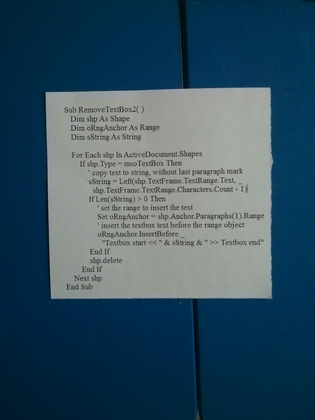
%> input picture train/data/Office_Lens_Input_3.jpg, 315 x 420 px, shrunk from 2448 x 3264 before the run
$ octave testcode.m   (GNU Octave 9; MATLAB toolbox functions it lacks are replaced by stand-ins)
%> lines starting %> are read from the running program, lines starting %| are printed output that depends on the picture
img = imread('data/Office_Lens_Input_3.jpg');
%> img is the input picture: size 420x315x3 uint8; mean R, G, B 52.7, 81.3, 97.7
%getting size of the input image
R = size(img,1);
%> R = 420
C = size(img,2);
%> C = 315
%.70 for first


%histogram equalization
%contrast enhancement
%How to crop
%   Convert to greyscale
%   Plot intensity as columns, go left to right and find edge
%   plot( mean( g, 2 ) ) ;
%   plot( mean( g, 1 ) ) ;

imshow(img);
pause();
% gimg = im2bw(img,.50);

gimg = rgb2gray(img);
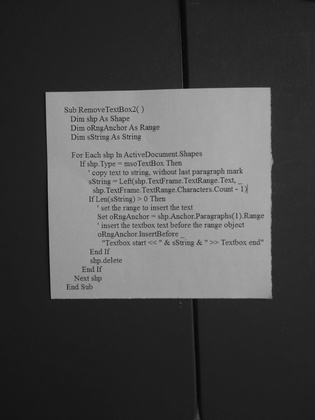
%> gimg: size 420x315 uint8; min 6, max 188, mean 74.6
% [12 lines of commented-out code are left out]
imshow(gimg);
pause();

%Column mean vector
cmv = mean( gimg, 1 );
%> cmv = 315 values, max 100.2 at index 266, min 26.92 at index 1, mean 74.58
%Row mean vector
rmv = mean( gimg, 2 );
%> rmv = 420 values, max 124.5 at index 145, min 26.9 at index 420, mean 74.58

%plot(cmv);
%pause();

edgeSensitivity = 50;

cmaxdiff = 0;
cEndDiff = 0;
for i=edgeSensitivity+1 : C
    diff = cmv(1,i) - cmv(1,i-edgeSensitivity);
    if diff > cmaxdiff
        cmaxdiff = diff;
        cmaxindex = i;
    end
    if diff < cEndDiff
        cEndDiff = diff;
        cEndindex = i;
    end
end
%> this loop made 265 passes
%> (diff, cmaxdiff) on passes 1, 2, 3, 8, 11, 12, 13, 14: (57.32, 57.32), (60.7, 60.7), (60.91, 60.91), (60.96, 60.96), (61.08, 61.08), (61.21, 61.21), (61.29, 61.29), (61.36, 61.36)
%> (diff, cEndDiff) on passes 51 to 53: (-0.0786, -0.0786), (-2.29, -2.29), (-4.78, -4.78)
%> after the loop, cEndDiff = -60.44; cEndindex = 315
disp('---Left n Right--');
disp(cmaxindex);
%| 64
disp(cmaxdiff);
%| 61.360
% plot(cmv);

rmaxdiff = 0;
rEndDiff = 0;
for i=edgeSensitivity+1 : R
    diff = rmv(i,1) - rmv(i-edgeSensitivity,1);
    if diff > rmaxdiff
        rmaxdiff = diff;
        rmaxindex = i;
    end
    if diff < rEndDiff
        rEndDiff = diff;
        rEndindex = i;
    end
end
%> this loop made 370 passes
%> (diff, rmaxdiff) on passes 1, 38, 39, 40, 41, 42, 43, 44, 45, 49, 50: (4.95, 4.95), (11.52, 11.52), (32.85, 32.85), (45.3, 45.3), (56.64, 56.64), (74.28, 74.28), (86.81, 86.81), (86.99, 86.99), (87.38, 87.38), (87.43, 87.43), (87.46, 87.46)
%> diff on passes 2 to 7: 4.47, 3.96, 3.79, 3.83, 3.72, 3.53
%> after the loop, rEndDiff = -85.09; rEndindex = 306
disp('---Top n Bottom--');
disp(rmaxindex);
%| 100
disp(rmaxdiff);
%| 87.463
% plot(rmv);

%> (the run ends here)

$ run again, with train/data/Office_Lens_Input_10.jpg copied over train/data/Office_Lens_Input_3.jpg
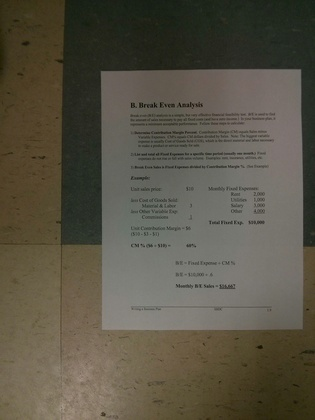
%> input picture train/data/Office_Lens_Input_10.jpg, 315 x 420 px, shrunk from 2448 x 3264 before the run
%> img is the input picture: size 420x315x3 uint8; mean R, G, B 89, 84, 69.7
%> `gimg = rgb2gray(img);`:
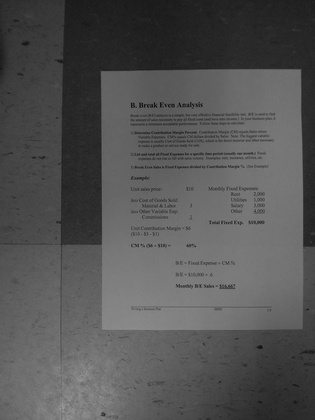
%> gimg: size 420x315 uint8; min 7, max 155, mean 83.9
%> cmv = 315 values, max 99.14 at index 108, min 48.19 at index 315, mean 83.88
%> rmv = 420 values, max 113.6 at index 306, min 34.54 at index 1, mean 83.88
%> the loop `for i=edgeSensitivity+1 : C` made 265 passes
%> (diff, cEndDiff) on passes 12 to 19: (-4.23, -4.23), (-4.43, -4.43), (-7.43, -7.43), (-9.97, -9.97), (-11.38, -11.38), (-11.59, -11.59), (-11.6, -11.6), (-11.6, -11.6)
%> after the loop `for i=edgeSensitivity+1 : C`: cEndDiff = -39.04; cEndindex = 315; cmaxdiff = 31.65; cmaxindex = 116
%| 116
%| 31.648
%> the loop `for i=edgeSensitivity+1 : R` made 370 passes
%> (diff, rmaxdiff) on passes 1, 20, 21, 22, 23, 25, 26: (6.71, 6.71), (19.34, 19.34), (35.6, 35.6), (42.99, 42.99), (43.36, 43.36), (43.38, 43.38), (44.14, 44.14)
%> after the loop `for i=edgeSensitivity+1 : R`: rEndDiff = -21.79; rEndindex = 379
%| 76
%| 44.137
